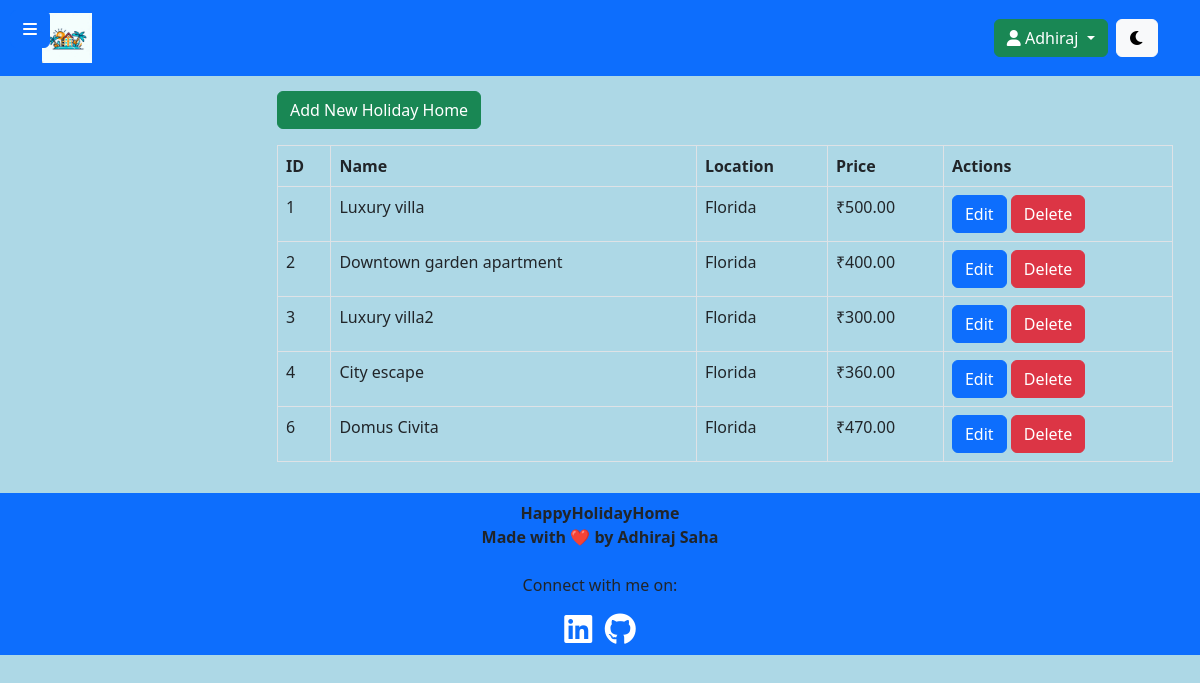
/admin/view_holidayhomes.php (signed in), run on an earlier commit of the app's database.
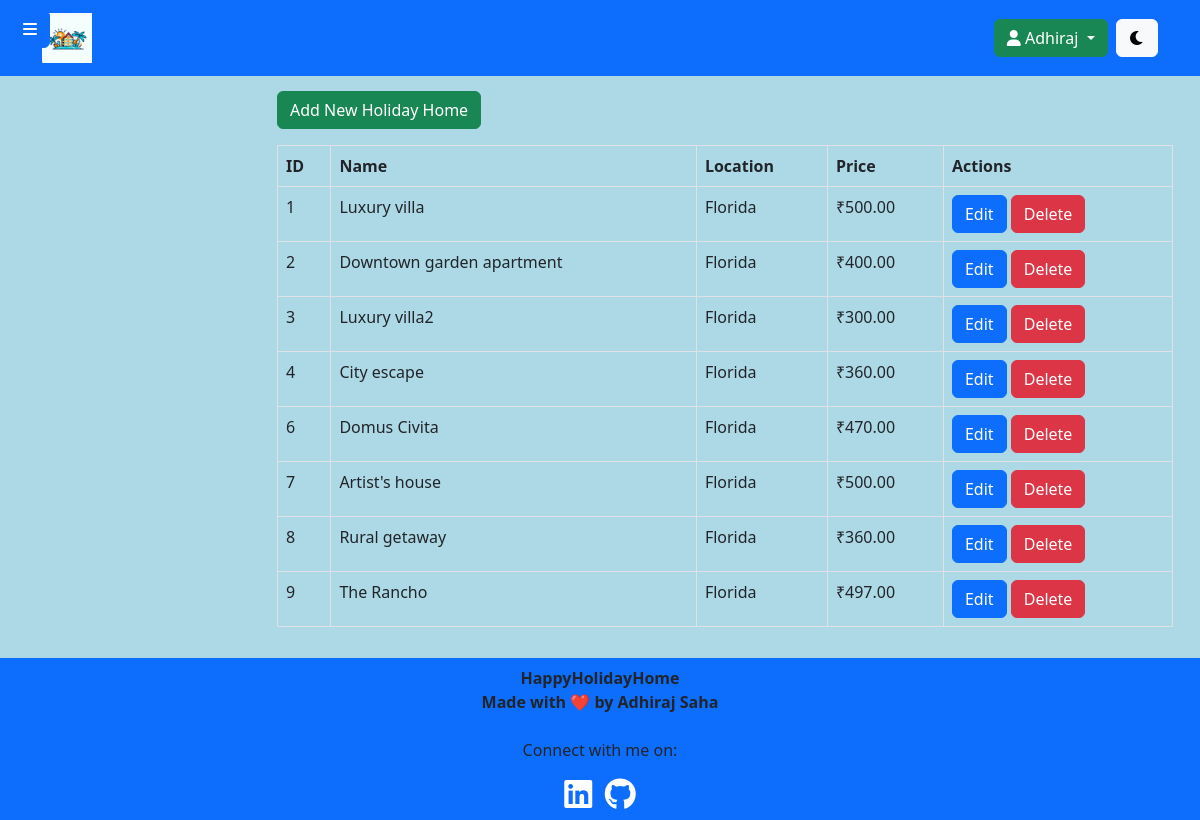
And on a later commit of the database.
### tables this page shows
CREATE TABLE `holiday_homes` (
  `home_id` int(255) NOT NULL,
  `name` varchar(255) NOT NULL,
  `location` varchar(255) NOT NULL,
  `availability_status` varchar(255) NOT NULL,
  `description` text NOT NULL,
  `rating` decimal(10,1) NOT NULL,
  `image_path` varchar(255) NOT NULL,
  `price` decimal(10,2) NOT NULL
);

### admin/view_holidayhomes.php (the view, shortened to what this page needs)
<?php
include("../inc/db.php");
$sqlHolidayHomes = "SELECT * FROM holiday_homes";
$resultHolidayHomes = $con->query($sqlHolidayHomes);
if ($resultHolidayHomes->num_rows > 0) {
    $holidayHomes = $resultHolidayHomes->fetch_all(MYSQLI_ASSOC);
} else {
    $holidayHomes = array();
}
?>
<!DOCTYPE html>
<html lang="en">
<head>
    <link href="https://cdn.jsdelivr.net/npm/bootstrap@5.3.1/dist/css/bootstrap.min.css" rel="stylesheet">
    <link rel="stylesheet" href="https://cdnjs.cloudflare.com/ajax/libs/font-awesome/6.0.0-beta3/css/all.min.css">
    <link rel="stylesheet" href="assets/css/view_holidayhomes.css">
</head>
<body>
    <?php include("inc/admin_header.php"); ?>
    <button id="toggle-sidebar" class="btn btn-primary">
        <i class="fas fa-bars"></i>
    </button>
    <main class="main-content">
        <div class="container-fluid">
        <div class="mb-3">
            <button type="button" class="btn btn-success" data-bs-toggle="modal" data-bs-target="#addModal">
                Add New Holiday Home
            </button>
        </div>
            <div class="table-responsive">
                <table class="table table-bordered">
                    <thead>
                        <tr>
                            <th>ID</th>
                            <th>Name</th>
                            <th>Location</th>
                            <th>Price</th>
                            <th>Actions</th>
                        </tr>
                    </thead>
                    <tbody>
                        <?php foreach ($holidayHomes as $home) : ?>
                            <tr>
                                <td><?php echo $home['home_id']; ?></td>
                                <td><?php echo $home['name']; ?></td>
                                <td><?php echo $home['location']; ?></td>
                                <td>₹<?php echo $home['price']; ?></td>
                                <td>
                                <button type="button" class="btn btn-primary" data-bs-toggle="modal" data-bs-target="#editModal_<?php echo $home['home_id']; ?>">
                                    Edit
                                </button>
                                <a href="delete_reservation.php?id=<?php echo $reservation['reservation_id']; ?>" class="btn btn-danger" onclick="return confirm('Are you sure you want to delete this reservation?')">Delete</a>
                            </td>
                            </tr>
                        <?php endforeach; ?>
                    </tbody>
                </table>
            </div>
        </div>
    </main>
    <?php include("inc/admin_footer.php"); ?>
</body>
</html>

### admin/inc/admin_header.php (shortened to what this page needs)
<nav class="navbar navbar-expand-lg navbar-dark bg-primary">
    <div class="container">
        <a class="navbar-brand" href="../users/index.php">
            <img src="../assets/img/logo.jpg" alt="HappyHolidayHome" class="website-icon" style="max-width: 50px;">
        </a>
        <ul class="navbar-nav ml-auto">
            <li class="nav-item">
                <?php
                if (isset($_SESSION['admin_loggedin']) && $_SESSION['admin_loggedin']) {
                ?>
                    <div class="dropdown">
                        <button class="btn btn-success dropdown-toggle" type="button" id="userDropdown" data-bs-toggle="dropdown" aria-haspopup="true" aria-expanded="false">
                            <i class="fas fa-user"></i> <?php echo $_SESSION['admin_name']; ?>
                        </button>
                    </div>
                <?php
                } else {
                    $currentPage = basename($_SERVER['PHP_SELF']);
                    $loginText = ($currentPage === 'admin_login.php') ? 'SIGNUP' : 'LOGIN';
                    $loginPage = ($currentPage === 'admin_login.php') ? 'admin_signup.php' : 'admin_login.php';
                    echo '<a class="btn btn-success" href="' . $loginPage . '">' . $loginText . '</a>';
                }
                ?>
            </li>
            <li class="nav-item">
                <button id="themeToggle" class="btn btn-light ml-auto">
                    <i id="darkModeIcon" class="fa-solid fa-moon"></i>
                </button>
            </li>
        </ul>
    </div>
</nav>

### admin/inc/admin_footer.php (shortened to what this page needs)
<footer class="navbar navbar-expand-lg navbar-dark bg-primary footer">
        <div class="container d-flex flex-column align-items-center">
            <div class="footer-info text-center">
                <p style="font-weight: bold; margin: auto;">HappyHolidayHome
                    <br>Made with ❤️ by Adhiraj Saha</p>
                <br>
                <p>Connect with me on:</p>
                <a href="https://www.linkedin.com/in/adhirajsaha" target="_blank" rel="noopener noreferrer">
                    <i class="fa-brands fa-2x fa-linkedin" style="color: #ffffff;"></i>
                </a>
                <a href="https://github.com/adhirajcs" target="_blank" rel="noopener noreferrer">
                    <i class="fa-brands fa-2x fa-github" style="color: #ffffff;"></i>
                </a>
            </div>
        </div>
    </footer>

### admin/assets/css/view_holidayhomes.css (style rules this page uses)
body { background-color: lightblue; }
#toggle-sidebar { position: fixed; top: 10px; left: 10px; z-index: 999; }
.main-content { margin-left: 250px; padding: 15px; }
body .table>:not(caption)>*>* { background: none !important; }
body .table { --bs-table-color: none; }

What changed in the data, as far as the page shows it:
added holiday_homes: home_id "7", name "Artist's house", location "Florida", price "500.00"
added holiday_homes: home_id "8", name "Rural getaway", location "Florida", price "360.00"
added holiday_homes: home_id "9", name "The Rancho", location "Florida", price "497.00"
